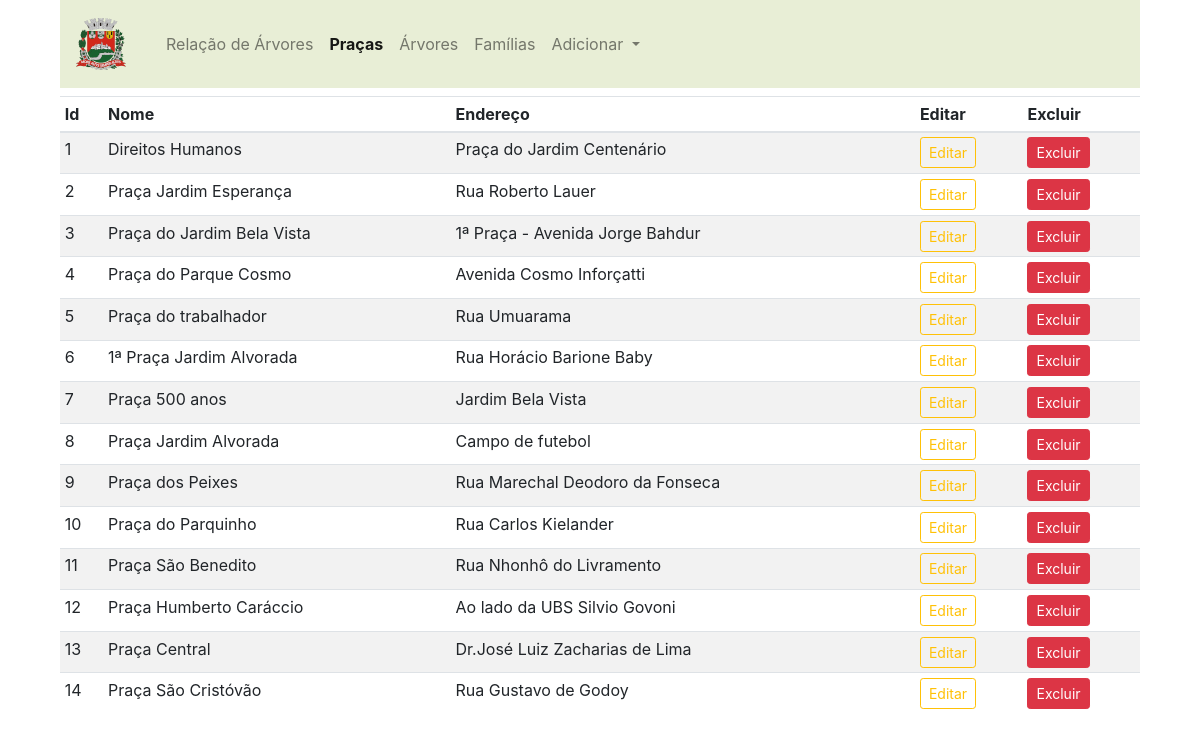
The app's page /pracas (signed in) with its own data.
### app_arbo/trees/models.py (models this page shows)
class Praca(db.Model):
    id=db.Column(db.Integer,primary_key=True)
    name=db.Column(db.String(30),nullable=False,unique=True)
    end=db.Column(db.String(100),nullable=False,unique=False)
    desc=db.Column(db.String(500),nullable=False,unique=False)
    image_1=db.Column(db.String(30),nullable=False,unique=True)
    image_2=db.Column(db.String(30),nullable=False,unique=True)
    image_3=db.Column(db.String(30),nullable=False,unique=True)

### app_arbo/admin/rotas.py (the view)
@app.route('/pracas')
def pracas():
    if 'email' not in session:
        flash(f'Favor faça seu login no sistema.', 'success')
        return redirect(url_for('login'))
    pracas = Praca.query.order_by(Praca.id.desc()).all()
    return render_template('admin/pracas.html', title='Página Praças', pracas=pracas)

### app_arbo/templates/admin/pracas.html (shortened to what this page needs)
{% extends 'layouts.html' %}
{% block content %}
<div class="container">
  <div class="col-sm">
<nav class="navbar navbar-expand-lg navbar-light" style="background-color: #e8eed6">
<a class="navbar-brand" href="/"><img class="navbar-brand" src="{{url_for('static', filename='images/brasao.png')}}"></a>
        <div class="collapse navbar-collapse" id="navbarSupportedContent">
          <ul class="navbar-nav mr-auto">
            <li class="nav-item ">
              <a class="nav-link" href="/admin">Relação de Árvores <span class="sr-only">(current)</span></a>
            </li>
            <li class="nav-item active">
              <a class="nav-link" href="/pracas"><strong>Praças</strong></a>
            </li>
            <li class="nav-item">
              <a class="nav-link" href="/arvores">Árvores</a>
            </li>
            <li class="nav-item">
              <a class="nav-link" href="/familias">Famílias</a>
            </li>
            <li class="nav-item dropdown">
              <a class="nav-link dropdown-toggle" href="#" id="navbarDropdown" role="button" data-toggle="dropdown" aria-haspopup="true" aria-expanded="false">
                Adicionar
              </a>
            </li>
          </ul>
        </div>
      </nav>
</div>
<div class="container mt-2">
    <table class="table table-sm table-striped">
        <thead>
            <th>Id</th>
            <th>Nome</th>
            <th>Endereço</th>
            <th></th>
            <th>Editar</th>
            <th>Excluir</th>
        </thead>
        <tbody>
            {% if pracas %}
            {% for praca in pracas %}
            <tr>
                <td>{{loop.index}}</td>
                <td>{{praca.name}}</td>
                <td>{{praca.end}}</td>
                <td></td>
                <td><a href="{{url_for('updatepraca', id=praca.id)}}" class="btn btn-sm btn-outline-warning">Editar</a></td>
                <td>
                <button type="button" class="btn btn-danger btn-sm" data-toggle="modal" data-target="#exampleModal-{{praca.id}}">
                  Excluir
                </button>
                </td>
            </tr>
            {% endfor %}
            {% endif %}
        </tbody>
    </table>
</div>
{% endblock content %}

### records on screen
Praca: name "Direitos Humanos", end "Praça do Jardim Centenário"
Praca: name "Praça Jardim Esperança", end "Rua Roberto Lauer"
Praca: name "Praça do Jardim Bela Vista", end "1ª Praça - Avenida Jorge Bahdur"
Praca: name "Praça do Parque Cosmo", end "Avenida Cosmo Inforçatti"
Praca: name "Praça do trabalhador", end "Rua Umuarama"
Praca: name "1ª Praça Jardim Alvorada", end "Rua Horácio Barione Baby"
Praca: name "Praça 500 anos", end "Jardim Bela Vista"
Praca: name "Praça Jardim Alvorada", end "Campo de futebol"
Praca: name "Praça dos Peixes", end "Rua Marechal Deodoro da Fonseca"
Praca: name "Praça do Parquinho", end "Rua Carlos Kielander"
Praca: name "Praça São Benedito", end "Rua Nhonhô do Livramento"
Praca: name "Praça Humberto Caráccio", end "Ao lado da UBS Silvio Govoni"
Praca: name "Praça Central", end "Dr.José Luiz Zacharias de Lima"
Praca: name "Praça São Cristóvão", end "Rua Gustavo de Godoy"
